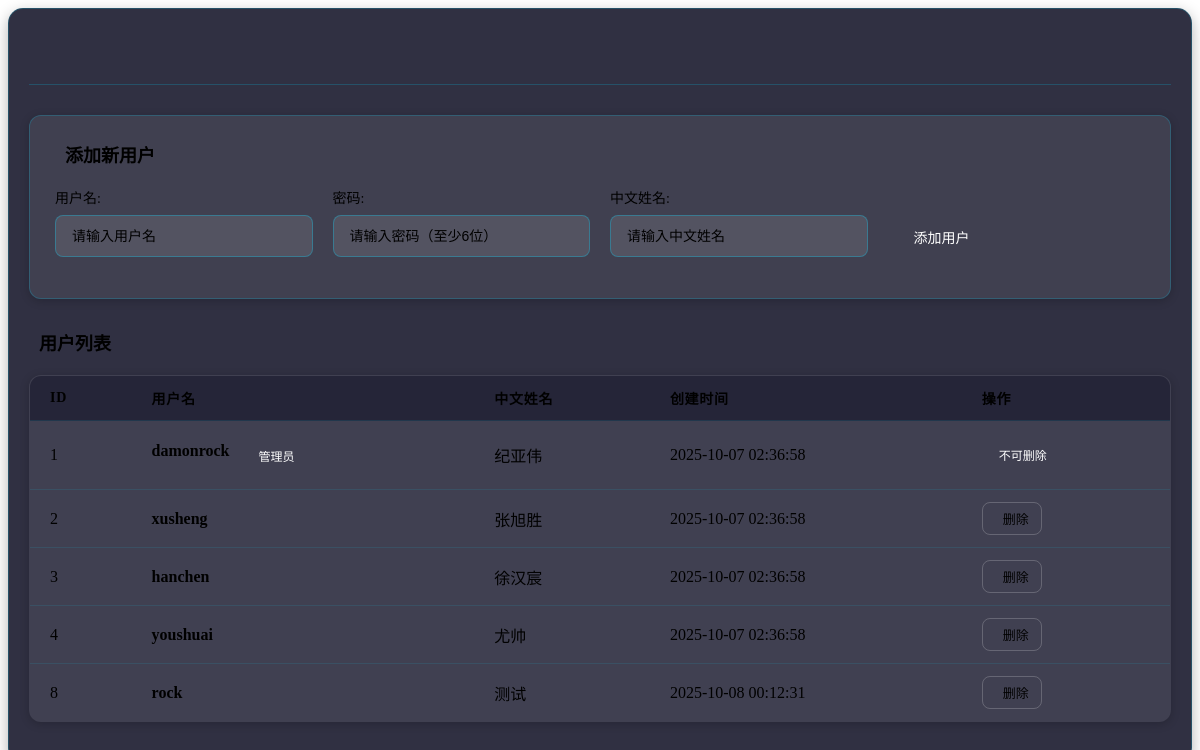
The app's page /admin/users (signed in), older data.
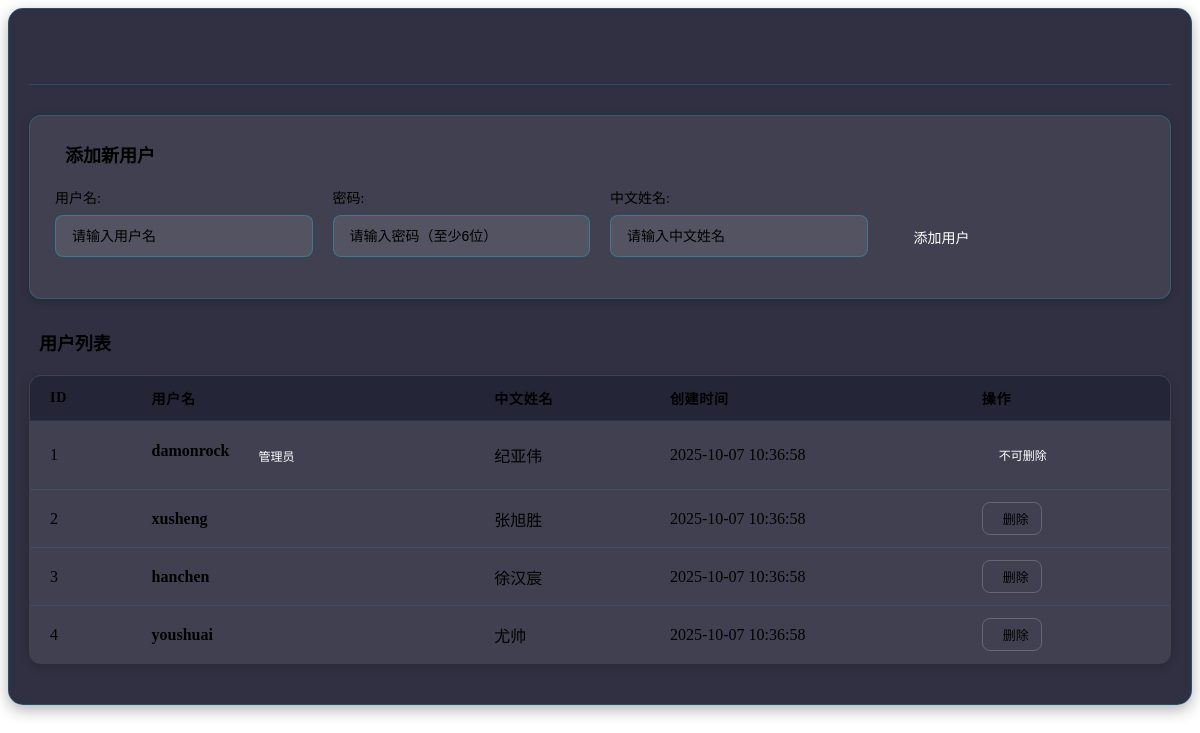
The same page, newer data.
### tables this page shows
CREATE TABLE "users" (id INTEGER PRIMARY KEY, username TEXT NOT NULL, password_hash TEXT NOT NULL, created_at TIMESTAMP DEFAULT (datetime('now', '+8 hours')), chinese_name TEXT);

### routes/admin.py (the view, shortened to what this page needs)
@admin_bp.route('/users')
@login_required
@admin_required
def user_management():
    LogService.log(
        action="访问用户管理页面",
        resource="用户管理",
        log_type="user",
        level="info"
    )
    embed = request.args.get('embed', 'false').lower() == 'true'
    is_ajax = request.headers.get('X-Requested-With') == 'XMLHttpRequest'
    users = AuthService.get_all_users()
    if embed:
        return render_template('admin/users_embed.html', users=users)
    else:
        return render_template('admin/users_embed.html', users=users)

### core/auth.py (called while the page is built, shortened)
def is_logged_in():
    return 'username' in session

def login_required(f):
    from functools import wraps
    @wraps(f)
    def decorated_function(*args, **kwargs):
        if not is_logged_in():
            return redirect(url_for('auth.login', next=request.url))
        return f(*args, **kwargs)
    return decorated_function

def admin_required(f):
    from functools import wraps
    @wraps(f)
    def decorated_function(*args, **kwargs):
        if not is_logged_in():
            return redirect(url_for('auth.login', next=request.url))
        return f(*args, **kwargs)
    return decorated_function

### core/auth_service.py (called while the page is built)
    @staticmethod
    def get_all_users():
        return User.get_all_users()

### core/database.py (called while the page is built)
def get_user(username):
    conn = get_db_connection()
    cursor = conn.cursor()
    cursor.execute('SELECT * FROM users WHERE username = ?', (username,))
    user = cursor.fetchone()
    conn.close()
    return user

def get_all_users():
    conn = get_db_connection()
    cursor = conn.cursor()
    cursor.execute('SELECT * FROM users')
    users = cursor.fetchall()
    conn.close()
    return users

### templates/admin/users_embed.html (shortened to what this page needs)
<div class="user-management-embed">
    <div class="section-header">
        <h2> 用户管理</h2>
    </div>
    <div class="add-user-form">
        <div class="section-title">
             添加新用户
        </div>
        <form id="add-user-form" method="POST">
            <div class="form-group">
                <div class="form-field">
                    <label for="username">用户名:</label>
                    <input type="text" id="username" name="username" placeholder="请输入用户名" required>
                </div>
                <div class="form-field">
                    <label for="password">密码:</label>
                    <input type="password" id="password" name="password" placeholder="请输入密码（至少6位）" required minlength="6">
                </div>
                <div class="form-field">
                    <label for="chinese_name">中文姓名:</label>
                    <input type="text" id="chinese_name" name="chinese_name" placeholder="请输入中文姓名">
                </div>
                <button type="submit" class="btn btn-primary">
                     添加用户
                </button>
            </div>
        </form>
    </div>
    <div class="section-title">
         用户列表
    </div>
    <table class="user-table">
        <thead>
            <tr>
                <th>ID</th>
                <th>用户名</th>
                <th>中文姓名</th>
                <th>创建时间</th>
                <th>操作</th>
            </tr>
        </thead>
        <tbody>
            {% for user in users %}
            <tr>
                <td>{{ user.id }}</td>
                <td>
                    <strong>{{ user.username }}</strong>
                    {% if user.username == 'damonrock' %}
                        <span class="admin-badge">
                             管理员
                        </span>
                    {% endif %}
                </td>
                <td>{{ user.chinese_name if user.chinese_name else '未设置' }}</td>
                <td>{{ user.created_at if user.created_at else '未知' }}</td>
                <td>
                    <div class="actions">
                        {% if user.username != 'damonrock' %}
                        <button type="button"
                                class="btn btn-danger delete-user-btn"
                                data-user-id="{{ user.id }}"
                                data-username="{{ user.username }}"
                                title="删除用户">
                             删除
                        </button>
                        {% else %}
                        <span class="protected-badge">
                             不可删除
                        </span>
                        {% endif %}
                    </div>
                </td>
            </tr>
            {% endfor %}
        </tbody>
    </table>
</div>

Row changes from the older to the newer data that the page shows:
removed users: id "8", username "rock", chinese_name "测试", created_at "2025-10-08 00:12:31"
changed users "damonrock": created_at "2025-10-07 02:36:58" → "2025-10-07 10:36:58"
changed users "xusheng": created_at "2025-10-07 02:36:58" → "2025-10-07 10:36:58"
changed users "hanchen": created_at "2025-10-07 02:36:58" → "2025-10-07 10:36:58"
changed users "youshuai": created_at "2025-10-07 02:36:58" → "2025-10-07 10:36:58"
